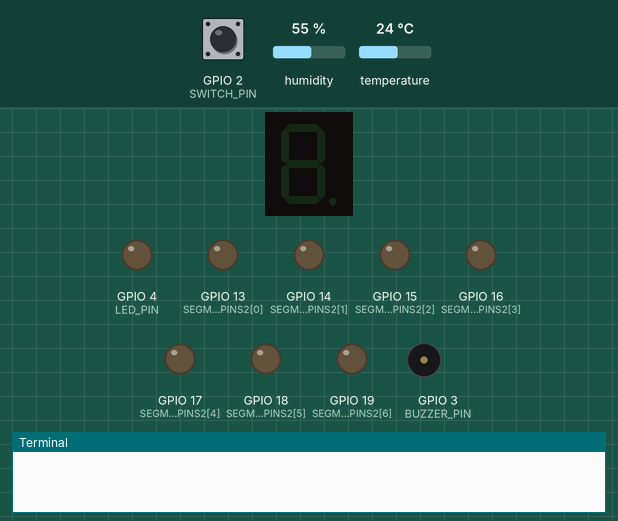
Recording of a program running on a simulated Raspberry Pi (BCM pin numbers). Parts: 1-digit seven-segment display, output pins drawn as LEDs (lit = HIGH), buzzer (waves = sounding, pin HIGH), the last lines printed to the terminal. Dashed ring = blinking. Inputs (shaded band) come from the test bench; at power-on: GPIO 2 (SWITCH_PIN) HIGH, humidity 55 %, temperature 24 °C. The segment pins are drawn as the display they are named for; pins used as bus, display or sensor lines are not drawn.

Above: at 1.2 s.
1.3 s: GPIO 2 (SWITCH_PIN) pulled LOW for 0.15 s
At 2.6 s:
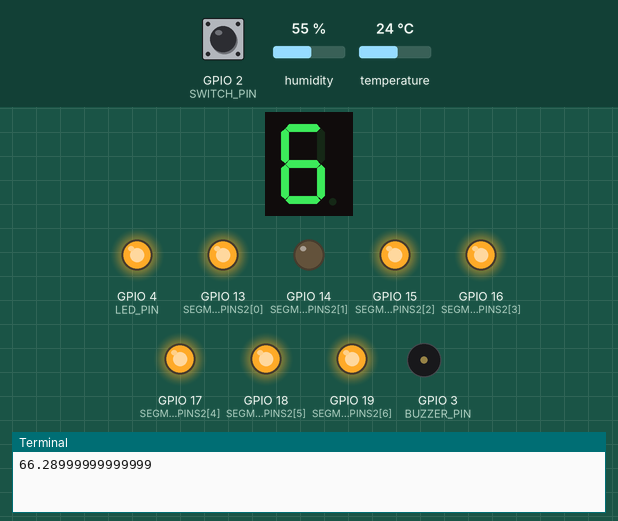
4.3 s: GPIO 2 (SWITCH_PIN) pulled LOW for 1 s
At 6.6 s:
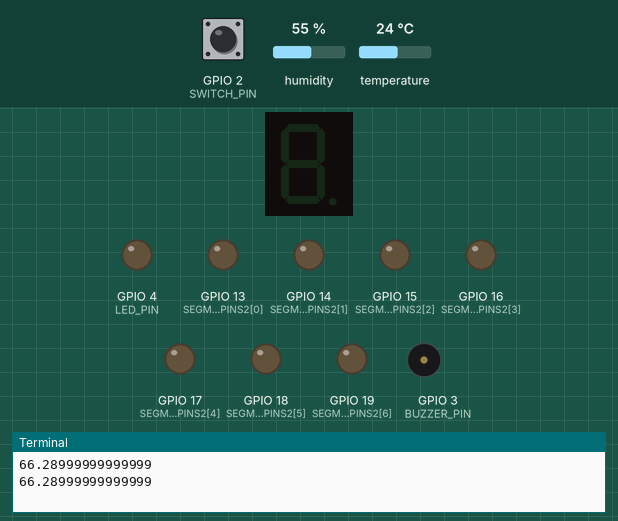
7.3 s: GPIO 2 (SWITCH_PIN) pulled LOW for 3.2 s
At 8.6 s:
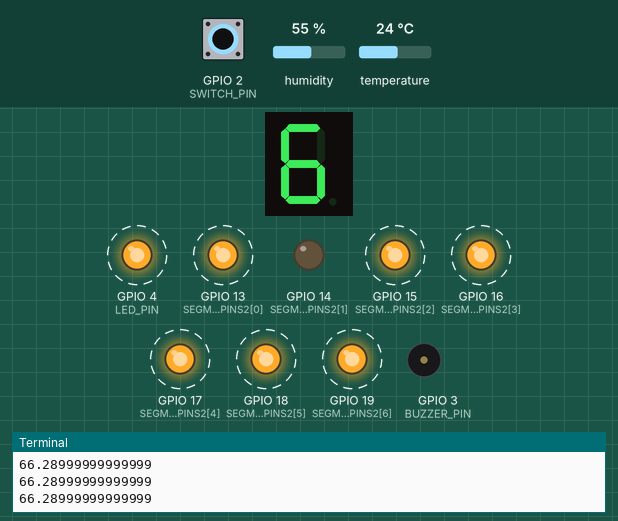
Timing chart, 0 to 13.4 s (numbered marks = the images above; inputs shaded):
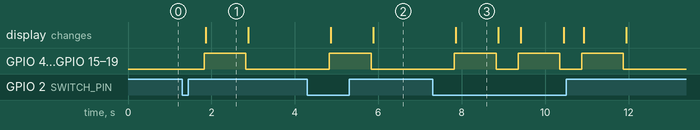

Measured:
- after the input at 1.3 s, GPIO 4 (LED_PIN), GPIO 13 (SEGMENT_PINS2[0]), GPIO 15 (SEGMENT_PINS2[2]), GPIO 16 (SEGMENT_PINS2[3]), GPIO 17 (SEGMENT_PINS2[4]), GPIO 18 (SEGMENT_PINS2[5]), GPIO 19 (SEGMENT_PINS2[6]): LOW → HIGH after 0.53 s, → LOW 1.0 s later; the display: changes after 0.56 s (image 1)
- after the input at 4.3 s, GPIO 4 (LED_PIN), GPIO 13 (SEGMENT_PINS2[0]), GPIO 15 (SEGMENT_PINS2[2]), GPIO 16 (SEGMENT_PINS2[3]), GPIO 17 (SEGMENT_PINS2[4]), GPIO 18 (SEGMENT_PINS2[5]), GPIO 19 (SEGMENT_PINS2[6]): LOW → HIGH after 0.53 s, → LOW 1.0 s later; the display: first changes after 0.56 s (image 2 shows a later state)
- after the input at 7.3 s, GPIO 4 (LED_PIN), GPIO 13 (SEGMENT_PINS2[0]): alternates HIGH for 1.0 s and LOW for 0.53 s, 6 changes in all, then stays LOW, starting after 0.53 s
- what the display in image 1 shows lasts 1.0 s, from 1.9 s to 2.9 s

The program:

project.py
```python
import RPi.GPIO as GPIO
import Adafruit_DHT
import math
import time

SWITCH_PIN=2
LED_PIN = 4
SEGMENT_PINS = [6,7,8,9,10,11,12]
SEGMENT_PINS2 = [13,14,15,16,17,18,19]
BUZZER_PIN = 3
sensor = Adafruit_DHT.DHT11
DHT_PIN = 5

GPIO.setmode(GPIO.BCM)
GPIO.setup(LED_PIN, GPIO.OUT)
GPIO.setup(SWITCH_PIN, GPIO.IN, pull_up_down=GPIO.PUD_UP)
GPIO.setup(BUZZER_PIN, GPIO.OUT)

pwm = GPIO.PWM(BUZZER_PIN, 1)

for segment in SEGMENT_PINS:
    GPIO.setup(segment, GPIO.OUT)
    GPIO.output(segment, GPIO.LOW)

for segment in SEGMENT_PINS2:
    GPIO.setup(segment, GPIO.OUT)
    GPIO.output(segment, GPIO.LOW)


data = [[1, 1, 1, 1, 1, 1, 0],  # 0
        [0, 1, 1, 0, 0, 0, 0],  # 1
        [1, 1, 0, 1, 1, 0, 1],  # 2
        [1, 1, 1, 1, 0, 0, 1],  # 3
        [0, 1, 1, 0, 0, 1, 1],  # 4
        [1, 0, 1, 1, 0, 1, 1],  # 5
        [1, 0, 1, 1, 1, 1, 1],  # 6
        [1, 1, 1, 0, 0, 0, 0],  # 7
        [1, 1, 1, 1, 1, 1, 1],  # 8
        [1, 1, 1, 0, 0, 1, 1]]  # 9

def display2(number,number2):
    for i in range(7):
        GPIO.output(SEGMENT_PINS2[i],data[number2][i])
        GPIO.output(SEGMENT_PINS[i],data[number][i])


    time.sleep(1)

    for i in range(7):
        GPIO.output(SEGMENT_PINS2[i], GPIO.LOW)
        GPIO.output(SEGMENT_PINS[i], GPIO.LOW)

try:
    while True:
        val = GPIO.input(SWITCH_PIN)
        if val == 0:
            h, t =  Adafruit_DHT.read_retry(sensor, DHT_PIN)
            bull = 0.81 * t +0.01 * h + 46.3
            if h is not None and t is not None:
                print(bull)
                if bull > 80:
                    pwm.start(30)
                    display2(math.floor(bull/10),math.floor(bull%10))
                    pwm.stop()
                else:
                    GPIO.output(LED_PIN, GPIO.HIGH)
                    display2(math.floor(bull/10),math.floor(bull%10))
                    GPIO.output(LED_PIN, GPIO.LOW)
            else:
                print('Read Error')

finally:
    GPIO.cleanup()
    print('cleanup and exit')
```
